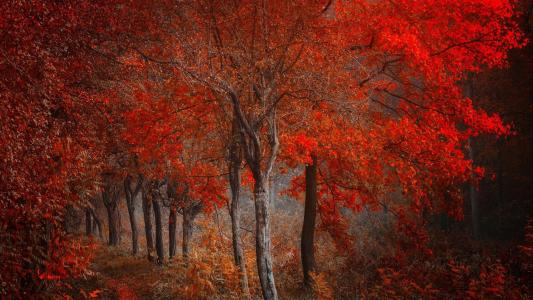
#> input picture OpenCV-Notes/图像美化处理/img1.jpg, 533 x 300 px
$ python HistSrc.py   (older library calls are emulated)
#> lines starting #> are read from the running program, lines starting #| are printed output that depends on the picture
# 1 0-255 2 概率
# 本质：统计每个像素灰度 出现的概率 0-255 p
import cv2
import numpy as np
import matplotlib.pyplot as plt
img = cv2.imread('img1.jpg', 1)
#> img is the input picture: shape (300, 533, 3); mean B, G, R 24, 36.9, 99.9
imgInfo = img.shape
#> imgInfo = (300, 533, 3)
height = imgInfo[0]
#> height = 300
width = imgInfo[1]
#> width = 533
gray = cv2.cvtColor(img, cv2.COLOR_BGR2GRAY)
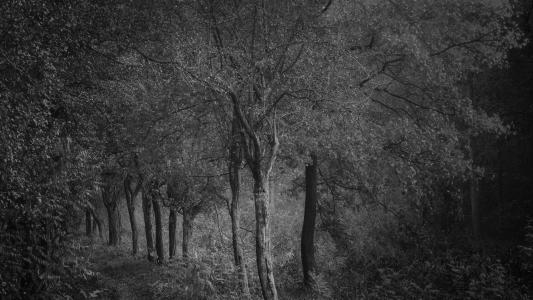
#> gray: shape (300, 533); min 3, max 177, mean 54.3
count = np.zeros(256, np.float)
for i in range(0, height):
    for j in range(0, width):
        pixel = gray[i,j]
        index = int(pixel)
        count[index] = count[index+1]
#> after the loop, count = 256 values from 0 to 0
for i in range(0,255):
    count[i] = count[i]/(height*width)
x = np.linspace(0, 255, 256)
y = count
#> y = 256 values from 0 to 0
plt.bar(x, y, 0.9, alpha=1, color='b')
plt.show()
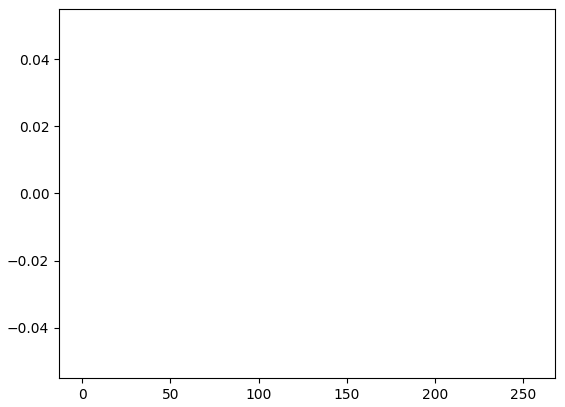
#> figure drawn by matplotlib, 1 panel
cv2.waitKey(0)

$ run again, with OpenCV-Notes/图像美化处理/img2.jpg copied over OpenCV-Notes/图像美化处理/img1.jpg
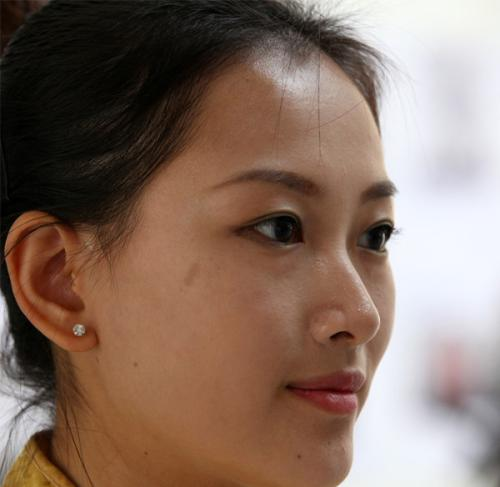
#> input picture OpenCV-Notes/图像美化处理/img2.jpg, 500 x 487 px
#> img is the input picture: shape (487, 500, 3); mean B, G, R 99.1, 111.7, 134.8
#> `gray = cv2.cvtColor(img, cv2.COLOR_BGR2GRAY)`:
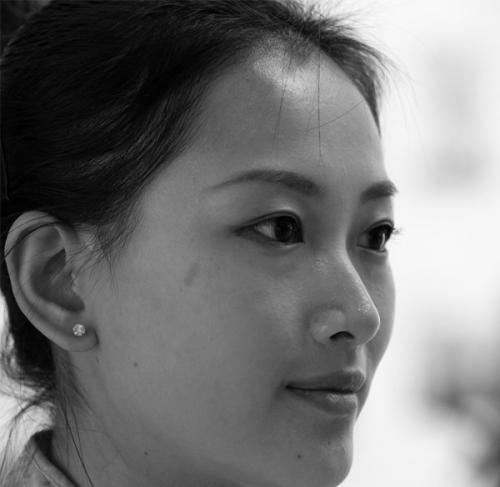
#> gray: shape (487, 500); min 0, max 254, mean 117.2
#> after the loop `for i in range(0, height):`: count = 256 values from 0 to 0
